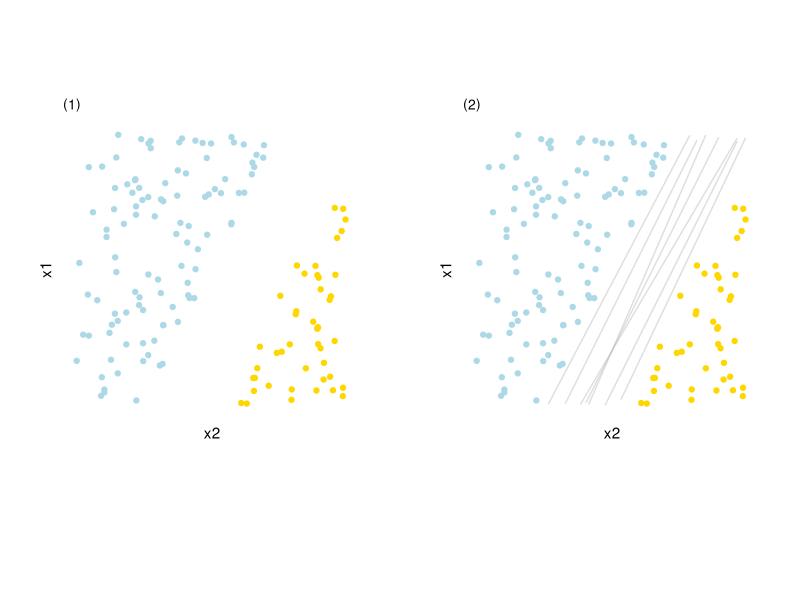
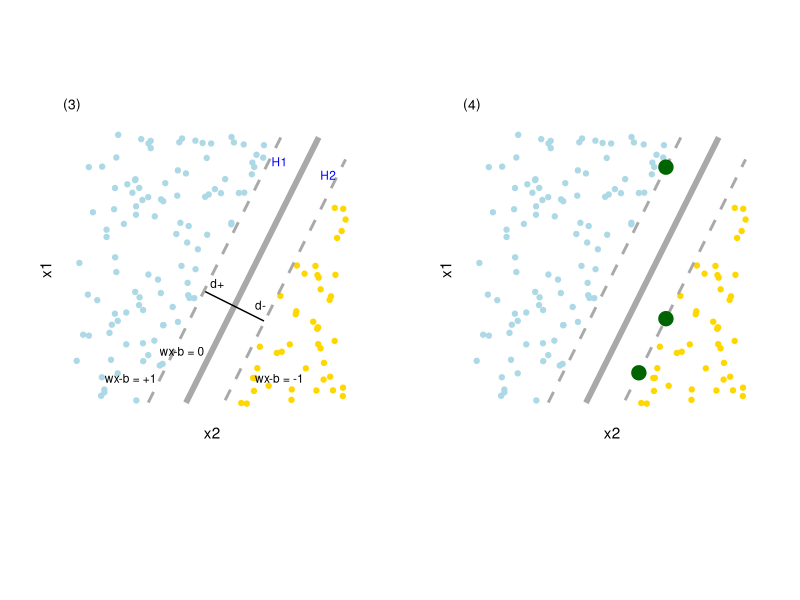
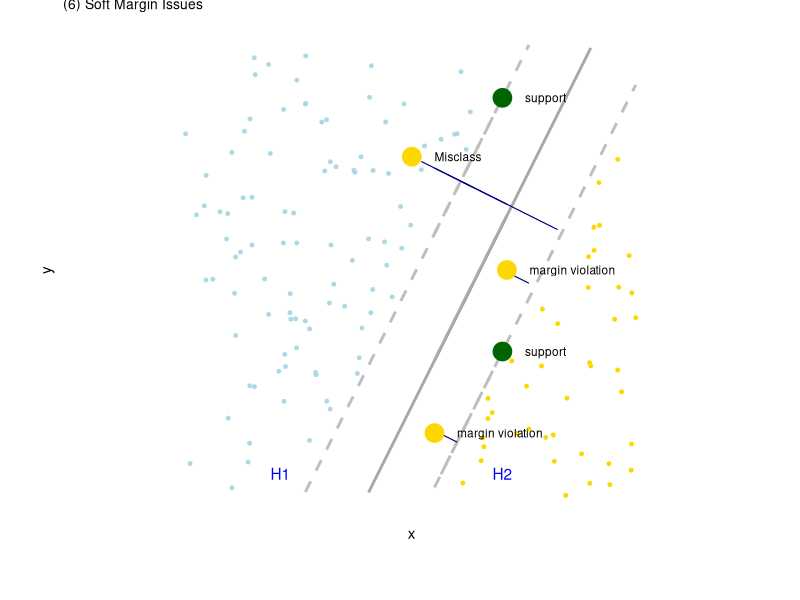
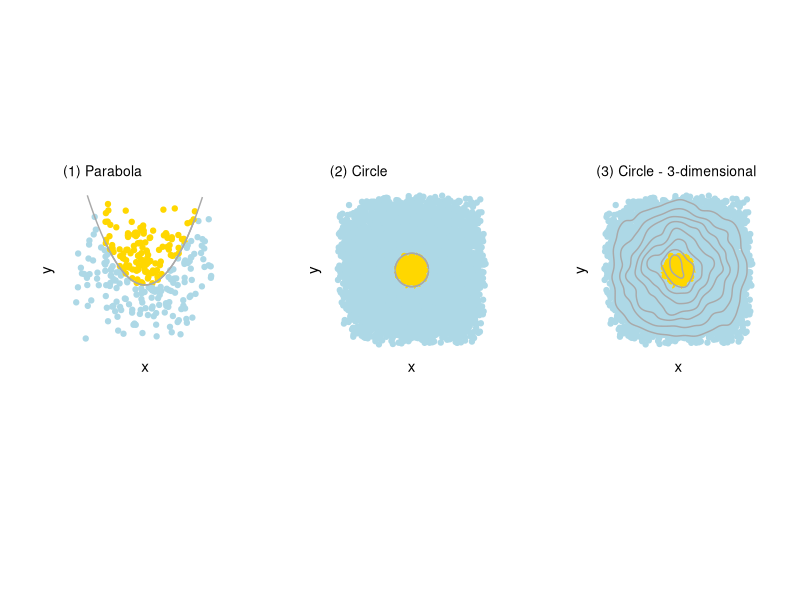

R code for these plots, in order: (Note: this script raises an error after producing the figures.)
## ---- chunk 1
#Margin Example
margin_size <- 0.3
set.seed(123)
df <- data.frame(x = runif(200),
                 y = runif(200),
                 supports = NA)

#Set up margin supports
  supports <- data.frame( x = c(0.6, 0.7, 0.7), y = NA, supports = NA)
  supports$supports[1:2] <- -1.08 + 2*supports$x[1:2]
  supports$supports[3] <- -.52 + 2*supports$x[3]
  
df <- rbind(df,
            supports)
  
  
#Best boundary
  df$z <- -0.8 + df$x*2 
  df$perp <- 0.6578033 + df$x*-0.5
  df$perp[df$x >= 0.6951213] <- NA
  df$perp[df$x <= 0.4711213] <- NA
  
#Cut out
  df <- df[which((df$y > df$z + margin_size | df$y < df$z - margin_size | !is.na(df$supports))), ]
  df$group <- "Side A"
  df$group[df$y < df$z - margin_size] <- "Side B"
  df$cols <- "blue"
  df$cols[df$group == "Side B"] <- "green"
  
  
#Alternative boundaries
  df$z1 <- -1.1 + df$x*2.1
  df$z2 <- -0.5 + df$x*1.9
  df$z3 <- -0.95 + df$x*2  
  df$z4 <- -0.65 + df$x*2  
  df$z5 <- -0.95 + df$x*2.3
  df$z6 <- -0.65 + df$x*1.7
  
  df$margin2 <- -1.08 + df$x*2
  df$margin1 <- -.52 + df$x*2
  
  df <- df[order(df$perp),]
  
#Plot
library(ggplot2)

base <- ggplot(df, aes(group=factor(group))) + 
    geom_point(aes(x = x, y = y,  colour = factor(group)))  +
    ylim(0,1) + xlim(0,1) + 
    ylab("x1") + xlab("x2") +
    ggtitle("(1)") + scale_colour_manual(values=c("lightblue", "gold")) +
  coord_fixed(ratio = 1) +
    theme(plot.title = element_text(size = 10), 
          axis.line=element_blank(),
          axis.text.x=element_blank(),
          axis.text.y=element_blank(),axis.ticks=element_blank(),
          legend.position="none",
          panel.background=element_blank(),panel.border=element_blank(),
          panel.grid.major=element_blank(),
          panel.grid.minor=element_blank(),plot.background=element_blank(),
        plot.margin=unit(c(-0.5,1,1,1), "cm"))
  
options1 <- ggplot(df) + 
  geom_point(aes(x = x, y = y, colour = df$cols)) +
  geom_line(aes(x = x, y = z), alpha = 0.5, colour = "grey") + 
  geom_line(aes(x = x, y = z1), alpha = 0.5, colour = "grey") + 
  geom_line(aes(x = x, y = z2), alpha = 0.5, colour = "grey") + 
  geom_line(aes(x = x, y = z3), alpha = 0.5, colour = "grey") + 
  geom_line(aes(x = x, y = z4), alpha = 0.5, colour = "grey") + 
  geom_line(aes(x = x, y = z5), alpha = 0.5, colour = "grey") + 
  geom_line(aes(x = x, y = z6), alpha = 0.5, colour = "grey") + 
  ylim(0,1) + xlim(0,1) +
  ggtitle("(2)") +  scale_colour_manual(values=c("lightblue", "gold")) +
  coord_fixed(ratio = 1) + 
  ylab("x1") + xlab("x2") +
  theme(plot.title = element_text(size = 10), 
        axis.line=element_blank(),
        axis.text.x=element_blank(),
        axis.text.y=element_blank(),axis.ticks=element_blank(),
        legend.position="none",
        panel.background=element_blank(),panel.border=element_blank(),
        panel.grid.major=element_blank(),
        panel.grid.minor=element_blank(),plot.background=element_blank(),
        plot.margin=unit(c(-0.5,1,1,1), "cm"))


optimal <- ggplot(df) + 
  geom_point(aes(x = x, y = y, colour = df$cols)) +
  geom_line(aes(x = x, y = z), size = 2, colour = "darkgrey") + 
  geom_line(aes(x = x, y = margin1), size = 1, linetype="dashed", colour = "darkgrey") + 
  geom_line(aes(x = x, y = margin2), size = 1, linetype="dashed", colour = "darkgrey") + 
  geom_line(aes(x = x, y = perp), size = 0.5, colour = "black") + 
  ylim(0,1) + xlim(0,1) + 
  ylab("x1") + xlab("x2") +
  ggtitle("(3)") +  scale_colour_manual(values=c("lightblue", "gold")) +
  coord_fixed(ratio = 1) +
  theme(plot.title = element_text(size = 10), 
        axis.line=element_blank(),
        axis.text.x=element_blank(),
        axis.text.y=element_blank(),axis.ticks=element_blank(),
        legend.position="none",
        panel.background=element_blank(),panel.border=element_blank(),
        panel.grid.major=element_blank(),
        panel.grid.minor=element_blank(),plot.background=element_blank(),
        plot.margin=unit(c(-0.5,1,1,1), "cm")) + 
  annotate("text", x = .75, y = .9, label = "H1", colour = "blue", size = 3) + 
  annotate("text", x = .93, y = .85, label = "H2", colour = "blue", size = 3) + 
  annotate("text", x = .52, y = .45, label = "d+", colour = "black", size = 3) + 
  annotate("text", x = .68, y = .37, label = "d-", colour = "black", size = 3) + 
  annotate("text", x = .2, y = .1, label = "wx-b = +1", colour = "black", size = 3)  + 
  annotate("text", x = .39, y = .2, label = "wx-b = 0", colour = "black", size = 3) + 
  annotate("text", x = .75, y = .1, label = "wx-b = -1", colour = "black", size = 3) 

  
supports <- ggplot(df) + 
  geom_point(aes(x = x, y = y, colour = df$cols)) +
  geom_line(aes(x = x, y = z), size = 2, colour = "darkgrey") + 
  geom_line(aes(x = x, y = margin1), size = 1, linetype="dashed", colour = "darkgrey") + 
  geom_line(aes(x = x, y = margin2), size = 1, linetype="dashed", colour = "darkgrey") +
  geom_point(aes(x = x, y = supports, colour = "red", size=0.7)) +
  ylim(0,1) + xlim(0,1) + 
  ylab("x1") + xlab("x2") +
  ggtitle("(4)") +  scale_colour_manual(values=c("lightblue", "gold", "darkgreen")) +
  coord_fixed(ratio = 1) +theme_bw() +
  theme(plot.title = element_text(size = 10), 
        axis.line=element_blank(),
        axis.text.x=element_blank(),
        axis.text.y=element_blank(),axis.ticks=element_blank(),
        legend.position="none",
        panel.background=element_blank(),panel.border=element_blank(),
        panel.grid.major=element_blank(),
        panel.grid.minor=element_blank(),plot.background=element_blank(),
        plot.margin=unit(c(-0.5,1,1,1), "cm")) 
## ---- chunk 2
library(gridExtra)
grid.arrange(base, options1, ncol = 2)

## ---- chunk 3
grid.arrange(optimal, supports, ncol = 2)
## ---- chunk 4
#Margin Example
margin_size <- 0.3
set.seed(123)
df <- data.frame(x = runif(1000),
                 y = runif(1000),
                 supports = "",
                 size = 0.3)

#Set up margin supports
supports <- data.frame( x = c(0.55, 0.71, 0.5), 
                        y = c(0.14, 0.5, 0.75), 
                        supports = c("margin violation","margin violation","Misclass"),
                        size = 0.6)
df <- rbind(df,
            supports)


supports <- data.frame( x = c( 0.7, 0.7), 
                        y = NA, 
                        supports = "support",
                        size = 0.6)
supports$y[1] <- -1.08 + 2*supports$x[1]
supports$y[2] <- -.52 + 2*supports$x[2]

df <- rbind(df,
            supports)



#Best boundary
df$z <- -0.8 + df$x*2

#Perp to misclass
df$perp <- 1 + df$x*-0.5
df$perp[df$x >= 0.83] <- NA
df$perp[df$x <= 0.5] <- NA

df$vio1 <- 0.85 + df$x*-0.5
df$vio1[df$x >= 0.78] <- NA
df$vio1[df$x <= 0.7] <- NA

df$vio2 <- 0.42 + df$x*-0.5
df$vio2[df$x >= 0.6] <- NA
df$vio2[df$x <= 0.55] <- NA

df <- df[c(1:200, (nrow(df)-5):nrow(df)),]

#Cut out
df <- df[which(df$y > df$z + margin_size | df$y < df$z - margin_size | df$supports != ""), ]
df$group <- "Side A"
df$group[df$y < df$z - margin_size] <- "Side B"
df$group[df$supports == "margin violation"] <- "Margin Vio"
df$group[df$supports == "Misclass"] <- "Misclass"
df$group[df$supports == "support"] <- "Support"

#margin
df$margin2 <- -1.08 + df$x*2
df$margin1 <- -.52 + df$x*2

#sort
df <- df[order(df$perp),]

#Plot
library(ggplot2)

value <- 0
labxi <- list(bquote(xi==.(value)))



optimal2 <- ggplot(df, aes(x = x, y = y, group = factor(group),label = supports)) + 
  ylim(0,1) + xlim(0,1) +  scale_colour_manual(values=c("gold", "gold","lightblue", "gold","darkgreen")) + ggtitle("(6) Soft Margin Issues") +
  geom_line(aes(x = x, y = z), size = 1, colour = "darkgrey") + 
  geom_line(aes(x = x, y = margin1), size = 1, linetype="dashed", colour = "grey") + 
  geom_line(aes(x = x, y = margin2), size = 1, linetype="dashed", colour = "grey") + 
  geom_line(aes(x = x, y = perp), size = 0.4,  colour = "navy") + 
  geom_line(aes(x = x, y = vio1), size = 0.4,  colour = "navy") + 
  geom_line(aes(x = x, y = vio2), size = 0.4,  colour = "navy") + 
  geom_point(aes(x = x, y = y, colour = factor(group), size = size)) +
  geom_text(hjust = 0, nudge_x = 0.05, size = 3)+
  ylim(0,1) + xlim(-.20,1.2)  + coord_fixed(ratio = 1) +
  theme(plot.title = element_text(size = 10), 
        axis.line=element_blank(),
        axis.text.x=element_blank(),
        axis.text.y=element_blank(),axis.ticks=element_blank(),
        legend.position="none",
        panel.background=element_blank(),panel.border=element_blank(),
        panel.grid.major=element_blank(),
        panel.grid.minor=element_blank(),plot.background=element_blank(),
        plot.margin=unit(c(-0.5,1,1,1), "cm")) + 
  annotate("text", x = .21, y = .05, label = "H1", colour = "blue") + 
  annotate("text", x = .7, y = .05, label = "H2", colour = "blue") 

optimal2
 


## ---- chunk 5
#Margin Example
margin_size <- 0.3
set.seed(123)

#Parabola
  df <- data.frame(x = runif(300) - runif(300) ,
                   y = runif(300) - runif(300) ,
                   supports = "",
                   size = 0.3)
  
  df$z <- -0.2 + 2*df$x^2  
 
  df$group <- "Group 1"
  df$group[df$y > df$z] <- "Group 2"


#Parabola graph
para <- ggplot(df, aes(x = x, y = y, group = factor(group),label = supports)) + 
  geom_point(aes(x = x, y = y, colour = group)) + 
  ylim(0,1) + xlim(0,1) +  scale_colour_manual(values=c("lightblue","gold")) +
  geom_line(aes(x = x, y = z), colour = "darkgrey") +
  geom_text(hjust = 0, nudge_x = 0.05, size = 3)+
  ylim(-1,1) + xlim(-1,1)  + coord_fixed(ratio = 1) +
  ggtitle("(1) Parabola") +
  theme(plot.title = element_text(size = 10), 
        axis.line=element_blank(),
        axis.text.x=element_blank(),
        axis.text.y=element_blank(),axis.ticks=element_blank(),
        legend.position="none",
        panel.background=element_blank(),panel.border=element_blank(),
        panel.grid.major=element_blank(),
        panel.grid.minor=element_blank(),plot.background=element_blank(),
        plot.margin=unit(c(-0.5,1,1,1), "cm")) 

#Circle 

  df <- data.frame(x = runif(10000) - runif(10000) ,
                   y = runif(10000) - runif(10000) ,
                   supports = "",
                   size = 0.3)
  
  df$zp <- sqrt(0.05 - df$x^2) 
  df$zm <- -sqrt(0.05 - df$x^2) 
  
  df$zp2 <- sqrt(0.1 - df$x^2) 
  df$zm2 <- -sqrt(0.1 - df$x^2) 
  
  df$heights <- 0.1
  df$heights[df$y > df$zm2 & df$y < df$zp2] <- 0.3
  df$heights[df$y > df$zm & df$y < df$zp] <- 0.8
  df$heights <- df$heights + runif(nrow(df))
  
  
  
  df$group <- "Group 1"
  df$group[df$y > df$zm & df$y < df$zp ] <- "Group 2"
  
  circ <- ggplot(df, aes(x = x, y = y, group = factor(group))) + 
    geom_point(aes(x = x, y = y, colour = factor(group))) + 
    ylim(0,1) + xlim(0,1) +  scale_colour_manual(values=c("lightblue","gold")) +
    geom_line(aes(x = x, y = zm), colour = "darkgrey") +
    geom_line(aes(x = x, y = zp), colour = "darkgrey") +
    ylim(-1,1) + xlim(-1,1)  + coord_fixed(ratio = 1) +
    ggtitle("(2) Circle") +
    theme(plot.title = element_text(size = 10), 
          axis.line=element_blank(),
          axis.text.x=element_blank(),
          axis.text.y=element_blank(),axis.ticks=element_blank(),
          legend.position="none",
          panel.background=element_blank(),panel.border=element_blank(),
          panel.grid.major=element_blank(),
          panel.grid.minor=element_blank(),plot.background=element_blank(),
          plot.margin=unit(c(-0.5,1,1,1), "cm")) 
  
  library(dplyr)
  ds <- tbl_df(df)
  circ2 <- ggplot(df, aes(x = x, y = y, z = heights)) +
    geom_point(aes(x = x, y = y, colour = factor(group))) + 
    ylim(0,1) + xlim(0,1) +  
    scale_colour_manual(values=c("lightblue","gold")) +
    ylim(-1,1) + xlim(-1,1)  + coord_fixed(ratio = 1) +
    stat_density2d(colour = "darkgrey") +
    ggtitle("(3) Circle - 3-dimensional") +
    theme(plot.title = element_text(size = 10), 
          axis.line=element_blank(),
          axis.text.x=element_blank(),
          axis.text.y=element_blank(),axis.ticks=element_blank(),
          legend.position="none",
          panel.background=element_blank(),panel.border=element_blank(),
          panel.grid.major=element_blank(),
          panel.grid.minor=element_blank(),plot.background=element_blank(),
          plot.margin=unit(c(-0.5,1,1,1), "cm")) 
  
  grid.arrange(para, circ, circ2,ncol = 3)
## ---- chunk 6
library(e1071)
## ---- chunk 7
  spec <- as.formula("coverage ~  agep + wage + cit + mar + schl + esr")
  svm_rbf_fit <- svm(spec, data=train, kernel = "radial", cost = 1, gamma = 0.05555)
## ---- chunk 8

#F1 score
 meanF1 <- function(actual, predicted){
    # Mean F1 score function
    # 
    # Args: 
    #   actual = a vector of actual labels
    #   predicted = predicted labels
    #
    # Returns: 
    #   F1 score
    
    classes <- unique(actual)
    results <- data.frame()
    for(k in classes){
      results <- rbind(results, 
                       data.frame(class.name = k,
                                  weight = sum(actual == k)/length(actual),
                                  precision = sum(predicted == k & actual == k)/sum(predicted == k), 
                                  recall = sum(predicted == k & actual == k)/sum(actual == k)))
    }
    results$score <- results$weight * 2 * (results$precision * results$recall) / (results$precision + results$recall) 
    return(sum(results$score))
 }
## ---- chunk 9
combo <- read.csv("assets/classification/data/svm_cv.csv")
res <- aggregate(list(Mean.F1 = combo$mean.f1), 
                 by = list(Cost = combo$cost, Gamma = combo$gamma), FUN = mean)
knitr::kable(res, booktab = TRUE, digits = 4)
## ---- chunk 10
#Predict labels
  pred_test <- svm(spec, data = train, kernel = "radial", cost = 1, gamma = 0.5)
  pred_rbf <- predict(pred_test, test)
  
#examine result
  table(pred_rbf)

##RBF
  meanF1(test$coverage, pred_rbf)
